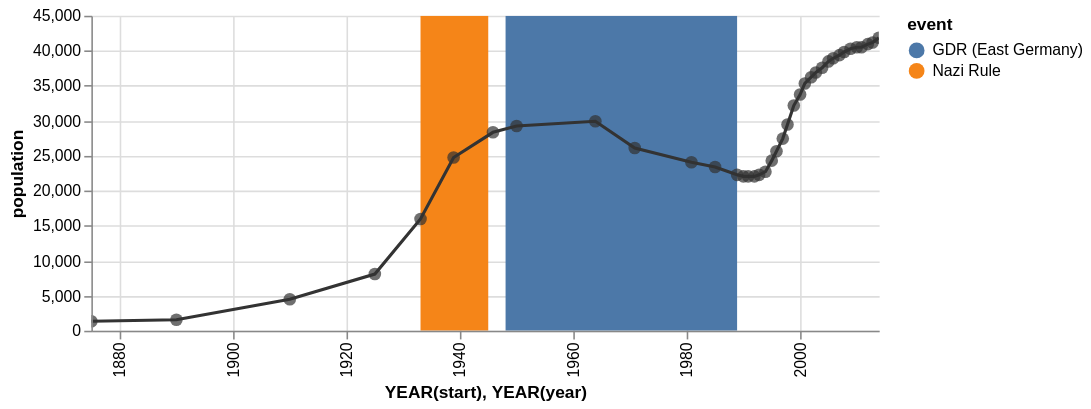

Describe this chart as a Vega-Lite specification.
### Vega specification from a JSON file in a GitHub repository (floating-point values rounded to 4 significant figures)
{"$schema": "https://vega.github.io/schema/vega/v3.0.json", "description": "The population of the German city of Falkensee over time", "autosize": "pad", "padding": 5, "encode": {"update": {"fill": {"value": "transparent"}}}, "data": [{"name": "source_0", "values": [{"year": "1875", "population": 1309}, {"year": "1890", "population": 1558}, {"year": "1910", "population": 4512}, {"year": "1925", "population": 8180}, {"year": "1933", "population": 15915}, {"year": "1939", "population": 24824}, {"year": "1946", "population": 28275}, {"year": "1950", "population": 29189}, {"year": "1964", "population": 29881}, {"year": "1971", "population": 26007}, {"year": "1981", "population": 24029}, {"year": "1985", "population": 23340}, {"year": "1989", "population": 22307}, {"year": "1990", "population": 22087}, {"year": "1991", "population": 22139}, {"year": "1992", "population": 22105}, {"year": "1993", "population": 22242}, {"year": "1994", "population": 22801}, {"year": "1995", "population": 24273}, {"year": "1996", "population": 25640}, {"year": "1997", "population": 27393}, {"year": "1998", "population": 29505}, {"year": "1999", "population": 32124}, {"year": "2000", "population": 33791}, {"year": "2001", "population": 35297}, {"year": "2002", "population": 36179}, {"year": "2003", "population": 36829}, {"year": "2004", "population": 37493}, {"year": "2005", "population": 38376}, {"year": "2006", "population": 39008}, {"year": "2007", "population": 39366}, {"year": "2008", "population": 39821}, {"year": "2009", "population": 40179}, {"year": "2010", "population": 40511}, {"year": "2011", "population": 40465}, {"year": "2012", "population": 40905}, {"year": "2013", "population": 41258}, {"year": "2014", "population": 41777}]}, {"name": "source_1", "values": [{"start": "1933", "end": "1945", "event": "Nazi Rule"}, {"start": "1948", "end": "1989", "event": "GDR (East Germany)"}]}, {"name": "data_0", "source": "source_0", "transform": [{"type": "formula", "expr": "timeParse(datum[\"year\"],'%Y')", "as": "year"}]}, {"name": "data_1", "source": "data_0", "transform": [{"type": "formula", "expr": "toDate(datum[\"year\"])", "as": "year"}, {"type": "formula", "expr": "toNumber(datum[\"population\"])", "as": "population"}, {"type": "filter", "expr": "datum[\"year\"] !== null && !isNaN(datum[\"year\"]) && datum[\"population\"] !== null && !isNaN(datum[\"population\"])"}, {"type": "formula", "as": "year_year", "expr": "datetime(year(datum[\"year\"]), 0, 1, 0, 0, 0, 0)"}, {"type": "collect", "sort": {"field": "year_year", "order": "descending"}}]}, {"name": "data_2", "source": "data_0", "transform": [{"type": "formula", "expr": "toDate(datum[\"year\"])", "as": "year"}, {"type": "formula", "expr": "toNumber(datum[\"population\"])", "as": "population"}, {"type": "filter", "expr": "datum[\"year\"] !== null && !isNaN(datum[\"year\"]) && datum[\"population\"] !== null && !isNaN(datum[\"population\"])"}, {"type": "formula", "as": "year_year", "expr": "datetime(year(datum[\"year\"]), 0, 1, 0, 0, 0, 0)"}]}, {"name": "data_3", "source": "source_1", "transform": [{"type": "formula", "expr": "timeParse(datum[\"start\"],'%Y')", "as": "start"}, {"type": "formula", "expr": "timeParse(datum[\"end\"],'%Y')", "as": "end"}, {"type": "filter", "expr": "datum[\"start\"] !== null && !isNaN(datum[\"start\"])"}, {"type": "formula", "as": "year_start", "expr": "datetime(year(datum[\"start\"]), 0, 1, 0, 0, 0, 0)"}, {"type": "formula", "as": "year_end", "expr": "datetime(year(datum[\"end\"]), 0, 1, 0, 0, 0, 0)"}]}], "signals": [{"name": "width", "update": "500"}, {"name": "height", "update": "200"}], "marks": [{"name": "layer_0_marks", "type": "rect", "from": {"data": "data_3"}, "encode": {"update": {"x": {"scale": "x", "field": "year_start"}, "x2": {"scale": "x", "field": "year_end"}, "y": {"value": 0}, "y2": {"field": {"group": "height"}}, "fill": {"scale": "color", "field": "event"}}}, "clip": true}, {"name": "layer_1_layer_0_marks", "type": "line", "from": {"data": "data_1"}, "encode": {"update": {"x": {"scale": "x", "field": "year_year"}, "y": {"scale": "y", "field": "population"}, "stroke": {"value": "#333"}}}, "clip": true}, {"name": "layer_1_layer_1_marks", "type": "symbol", "role": "pointOverlay", "from": {"data": "data_2"}, "encode": {"update": {"x": {"scale": "x", "field": "year_year"}, "y": {"scale": "y", "field": "population"}, "fill": {"value": "#333"}, "opacity": {"value": 0.7}}}, "clip": true}], "scales": [{"name": "x", "type": "time", "domain": {"fields": [{"data": "data_3", "field": "year_start"}, {"data": "data_3", "field": "year_end"}, {"data": "data_1", "field": "year_year"}, {"data": "data_2", "field": "year_year"}], "sort": true}, "range": [0, 500], "round": true, "nice": "year"}, {"name": "color", "type": "ordinal", "domain": {"data": "data_3", "field": "event", "sort": true}, "range": "category"}, {"name": "y", "type": "linear", "domain": {"fields": [{"data": "data_1", "field": "population"}, {"data": "data_2", "field": "population"}], "sort": true}, "range": [200, 0], "round": true, "nice": true, "zero": true}], "axes": [{"scale": "x", "orient": "bottom", "tickCount": 5, "title": "YEAR(start), YEAR(year)", "zindex": 1, "encode": {"labels": {"update": {"text": {"signal": "timeFormat(datum.value, '%Y')"}, "angle": {"value": 270}, "align": {"value": "right"}, "baseline": {"value": "middle"}}}}}, {"scale": "x", "domain": false, "grid": true, "labels": false, "orient": "bottom", "tickCount": 5, "ticks": false, "zindex": 0, "gridScale": "y"}, {"scale": "y", "orient": "left", "title": "population", "zindex": 1}, {"scale": "y", "domain": false, "grid": true, "labels": false, "orient": "left", "ticks": false, "zindex": 0, "gridScale": "x"}], "legends": [{"fill": "color", "title": "event"}]}
